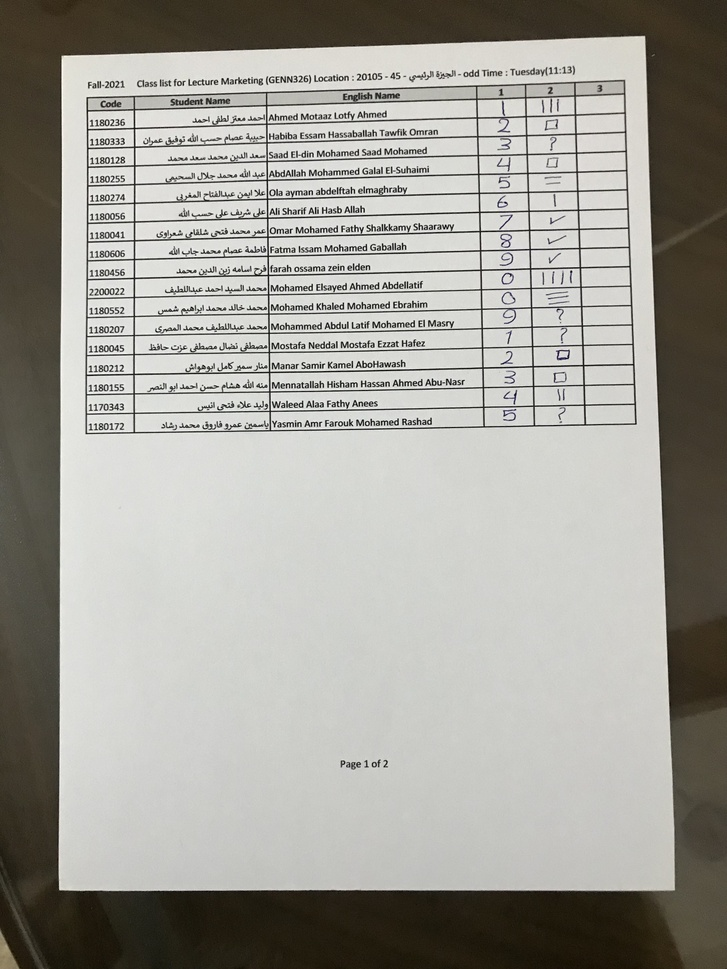
#> input picture Module 1 - Grades Sheet/data/images/1.jpg, 727 x 969 px, shrunk from 3024 x 4030 before the run, found by its file name
$ python tableExtraction.py
#> lines starting #> are read from the running program, lines starting #| are printed output that depends on the picture; after the words box and inside, x2 and y2 are one past the last pixel; in counts of white or black regions, pixels touching at a corner belong together
### Module1GradesSheet/src/Extractions/paperExtraction.py
import numpy as np
import cv2 as cv
import matplotlib.pyplot as plt
from Module1GradesSheet.src.utils import *
import os

# 1) Image reading and preprocessing
def readImage(path):
    # Read an image and convert to RGB.
    imageBGR = cv.imread(path)
    imageRGB = cv.cvtColor(imageBGR, cv.COLOR_BGR2RGB)
    return imageRGB

def convertToGrayScale(imageRGB):
    # Convert RGB image to grayscale.
    return cv.cvtColor(imageRGB, cv.COLOR_BGR2GRAY)

def applyGaussian(imageGrayScale, windowSize = (7,7)):
    # Apply Gaussian blur to reduce noise.
    return cv.GaussianBlur(imageGrayScale, windowSize, 0)

def thresholdImage(imageGrayScale):
    # Return a binary image using adaptive threshold.
    binary = cv.adaptiveThreshold(imageGrayScale, 255, cv.ADAPTIVE_THRESH_GAUSSIAN_C, cv.THRESH_BINARY_INV, 11, 2)
    return binary

# 2) Contour detection and paper extraction
def findBiggestFourSidedContour(thresh_image):
    # Find the largest 4-sided contour in a binary image.
    contours, _ = cv.findContours(thresh_image, cv.RETR_EXTERNAL, cv.CHAIN_APPROX_SIMPLE)
    maxArea = 0
    biggestContour = None
    for contour in contours:
        area = cv.contourArea(contour)
        perimeter = cv.arcLength(contour, True)
        constructedPoly = cv.approxPolyDP(contour, 0.02 * perimeter, True)
        if len(constructedPoly) == 4 and area > maxArea:
            maxArea = area
            biggestContour = constructedPoly
    return biggestContour

def segmentPaper(imageRGB, contour):
    # Create a masked image containing only the paper.
    gray = cv.cvtColor(imageRGB, cv.COLOR_BGR2GRAY)
    mask = np.zeros_like(gray)
    cv.fillPoly(mask, [contour], 255)
    extractedPaper = cv.bitwise_and(imageRGB, imageRGB, mask)
    return extractedPaper

# 3) Perspective warp
def orderPoints(contourPoints):
    # Order points: top-left, top-right, bottom-left, bottom-right
    contourPoints = contourPoints.reshape(4, 2)
    contourPoints = sorted(contourPoints, key=lambda p: p[1])  # sort by y
    top = contourPoints[:2]     # top two points (smallest y)
    bottom = contourPoints[2:]  # bottom two points (largest y)
    # Getting Top Left and Top Right
    if top[0][0] < top[1][0]:
        topLeft, topRight = top[0], top[1]
    else:
        topLeft, topRight = top[1], top[0]
    # Getting Bottom Left and Bottom Right
    if bottom[0][0] < bottom[1][0]:
        bottomLeft, bottomRight = bottom[0], bottom[1]
    else:
        bottomLeft, bottomRight = bottom[1], bottom[0]
    # Final ordered points
    orderedPoints = [topLeft, topRight, bottomLeft, bottomRight]
    return np.float32(orderedPoints)

def calculateCroppedImageDimensions(orderedPoints):
    # Compute width and height of the rectangle from ordered points.
    topLeft, topRight, bottomLeft, bottomRight = orderedPoints[0], orderedPoints[1], orderedPoints[2], orderedPoints[3]
    leftEdge = (((topLeft[0] - bottomLeft[0]) ** 2) + ((topLeft[1] - bottomLeft[1]) ** 2)) ** (1/2)
    rightEdge = (((topRight[0] - bottomRight[0]) ** 2) + ((topRight[1] - bottomRight[1]) ** 2)) ** 0.5
    topEdge = (((topLeft[0] - topRight[0]) ** 2) + ((topLeft[1] - topRight[1]) ** 2)) ** 0.5
    bottomEdge = (((bottomLeft[0] - bottomRight[0]) ** 2) + ((bottomLeft[1] - bottomRight[1]) ** 2)) ** 0.5
    width = int(max(topEdge, bottomEdge))
    height = int(max(leftEdge, rightEdge))
    return width, height

def warpPaper(image, contour):
    """Warp the paper to a top-down view rectangle."""
    orderedPoints = orderPoints(contour)
    width, height = calculateCroppedImageDimensions(orderedPoints)
    destinationPoints = np.float32([[0, 0], [width, 0], [0, height], [width, height]])
    matrix = cv.getPerspectiveTransform(orderedPoints, destinationPoints)
    warpedImage = cv.warpPerspective(image, matrix, (width, height))
    return warpedImage

# 4) Visualization functions
# [7 lines left out: function drawContours, not called in this run]

# 5) Main pipeline
def extractPaper(imagePath):
    imageRGB = readImage(imagePath)
    imageGrayScale = convertToGrayScale(imageRGB)
    imageGrayScale = applyGaussian(imageGrayScale)
    thresh = thresholdImage(imageGrayScale)
    biggestContour = findBiggestFourSidedContour(thresh)
    extractedPaper = segmentPaper(imageRGB, biggestContour)
    warped = warpPaper(imageRGB, biggestContour)
    return warped

# 6) Testing for all dataset
# [11 lines left out: function test, not called in this run]

# [2 lines that do not run on import are left out]

### Module1GradesSheet/src/utils.py
import skimage.io as io
import matplotlib.pyplot as plt
import numpy as np
from skimage.exposure import histogram
from matplotlib.pyplot import bar
from skimage.color import rgb2gray,rgb2hsv

import matplotlib.pyplot as plt
import numpy as np


# Show the figures / plots inside the notebook
def show_images(images, titles = None):
    #This function is used to show image(s) with titles by sending an array of images and an array of associated titles.
    # images[0] will be drawn with the title titles[0] if exists
    # You aren't required to understand this function, use it as-is.
    n_ims = len(images)
    if titles is None: titles = ['(%d)' % i for i in range(1, n_ims + 1)]
    fig = plt.figure()
    n = 1
    for image,title in zip(images,titles):
        a = fig.add_subplot(1,n_ims,n)
        if image.ndim == 2:
            plt.gray()
        plt.imshow(image)
        a.set_title(title)
        plt.axis('off')
        n += 1
    fig.set_size_inches(np.array(fig.get_size_inches()) * n_ims)
    plt.show()

# [6 lines left out: function showHist, not called in this run]

### Module1GradesSheet/src/Extractions/tableExtraction.py
import cv2 as cv
import numpy as np
import matplotlib.pyplot as plt
from Module1GradesSheet.src.utils import *
from Module1GradesSheet.src.Extractions.paperExtraction import *

def readImage(imagePath):
    # Read an image and convert to RGB
    image = cv.imread(imagePath)
    imageRGB = cv.cvtColor(image, cv.COLOR_BGR2RGB)
    return imageRGB

def getPaperImage(imagePath):
    # Extract the paper from an image
    paperImage = extractPaper(imagePath)
    return paperImage

def threshold(paperImage):
    # Convert paper to grayscale and apply adaptive thresholding
    paperGrayScale = cv.cvtColor(paperImage, cv.COLOR_RGB2GRAY)
    gaussian = cv.GaussianBlur(paperGrayScale, (7,7), 0)
    binary = cv.adaptiveThreshold(gaussian, 255, cv.ADAPTIVE_THRESH_GAUSSIAN_C, cv.THRESH_BINARY_INV, 15, 2)
    return binary

def extractTableLines(binary):
    # Extract vertical and horizontal lines from binary image"""
    verticalSE = cv.getStructuringElement(cv.MORPH_RECT, (1, 20))
    verticalLines = cv.erode(binary, verticalSE, iterations=5)
    verticalLines = cv.dilate(verticalLines, verticalSE, iterations=5)

    horizontalSE = cv.getStructuringElement(cv.MORPH_RECT, (20, 1))
    horizontalLines = cv.erode(binary, horizontalSE, iterations=5)
    horizontalLines = cv.dilate(horizontalLines, horizontalSE, iterations=5)

    return verticalLines, horizontalLines

def getTableMask(verticalLines, horizontalLines):
    # Combine vertical and horizontal lines to create a table mask
    tableMask = cv.add(verticalLines, horizontalLines)
    tableMask = cv.erode(tableMask, cv.getStructuringElement(cv.MORPH_RECT, (2,2)), iterations = 2)
    tableMask = cv.dilate(tableMask, cv.getStructuringElement(cv.MORPH_RECT, (2,2)), iterations = 1)
    return tableMask

def find_largest_contour(tableMask):
    # Find the largest contour in the table mask
    contours, _ = cv.findContours(tableMask, cv.RETR_EXTERNAL, cv.CHAIN_APPROX_SIMPLE)
    table_contour = max(contours, key=cv.contourArea)
    return table_contour

def warp_table(paperImage, table_contour):
    # Warp the detected table to a top-down view
    rect = cv.minAreaRect(table_contour)
    box = cv.boxPoints(rect)
    box = np.array(box, dtype="float32")

    s = box.sum(axis=1)
    tl = box[np.argmin(s)]
    br = box[np.argmax(s)]
    diff = np.diff(box, axis=1)
    tr = box[np.argmin(diff)]
    bl = box[np.argmax(diff)]
    ordered_box = np.array([tl, tr, br, bl], dtype="float32")

    widthA = np.linalg.norm(br - bl)
    widthB = np.linalg.norm(tr - tl)
    maxWidth = int(max(widthA, widthB))

    heightA = np.linalg.norm(tr - br)
    heightB = np.linalg.norm(tl - bl)
    maxHeight = int(max(heightA, heightB))

    dst = np.array([[0,0], [maxWidth,0], [maxWidth,maxHeight], [0,maxHeight]], dtype="float32")
    M = cv.getPerspectiveTransform(ordered_box, dst)
    table_image = cv.warpPerspective(paperImage, M, (maxWidth, maxHeight))

    return table_image

def extractTable(imagePath):
    imageRGB = readImage(imagePath)
    paperImage = getPaperImage(imagePath)
    binary = threshold(paperImage)
    verticalLines, horizontalLines = extractTableLines(binary)
    tableMask = getTableMask(verticalLines, horizontalLines)
    tableContour = find_largest_contour(tableMask)
    tableImage = warp_table(paperImage, tableContour)
    return tableImage

# Testing for all dataset
def testTableExtraction():
    images = ["../data/images/1.jpg", "../data/images/2.jpg", "../data/images/3.jpg", "../data/images/4.jpg", "../data/images/5.jpg", "../data/images/6.jpg", "../data/images/7.jpg", "../data/images/8.jpg", "../data/images/9.jpg",
               "../data/images/10.jpg", "../data/images/11.jpg", "../data/images/12.jpg", "../data/images/13.jpg", "../data/images/14.jpg", "../data/images/15.jpg", "../data/images/16.jpg", "../data/images/17.jpg", "../data/images/18.jpg",
                "../data/images/19.jpg", "../data/images/20.jpg", "../data/images/21.jpg", "../data/images/22.jpg", "../data/images/23.jpg","../data/images/24.jpg"]
    for i, imagePath in enumerate(images):
        originalImage = readImage(imagePath)
#> in readImage, image is the input picture: shape (969, 727, 3); mean B, G, R 152.7, 159.6, 161.2
        tableImage = extractTable(imagePath)
#> in thresholdImage, `binary = cv.adaptiveThreshold(imageGrayScale, 255, cv.ADAPTIVE_THRESH_..`:
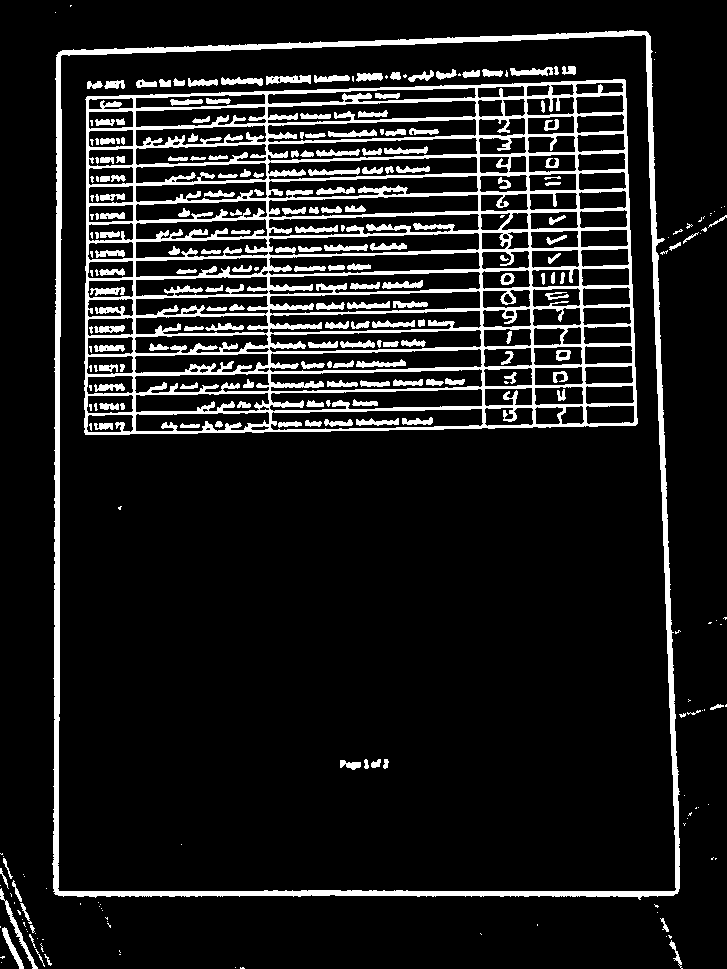
#> binary: shape (969, 727); 11.8% white; 286 white regions (100 under 20 px)
#> in findBiggestFourSidedContour, `contours, _ = cv.findContours(thresh_image, cv.RETR_EXTERNAL, cv.CHAIN..`: contours = 93 contours, 80 with area under 20; largest, box (x1, y1, x2, y2) and area: (52, 30, 680, 900) 521218, (0, 888, 38, 969) 247, (2, 927, 24, 969) 185, (669, 940, 683, 969) 60, (12, 880, 22, 902) 43
#> the loop in findBiggestFourSidedContour, `for contour in contours:` made 93 passes
#> (area, perimeter, maxArea, biggestContour) on passes 20, 91: (185, 102.9, 185, [[4, 927], [2, 931], [19, 968], [23, 968]]), (521218.5, 3116.2, 521218.5, [[646, 31], [58, 52], [55, 894], [677, 893]])
#> after the loop in findBiggestFourSidedContour, `for contour in contours:`: maxArea = 521218.5
#> in extractPaper, `biggestContour = findBiggestFourSidedContour(thresh)`: biggestContour = [[646, 31], [58, 52], [55, 894], [677, 893]]
#> in segmentPaper, `cv.fillPoly(mask, [contour], 255)`:
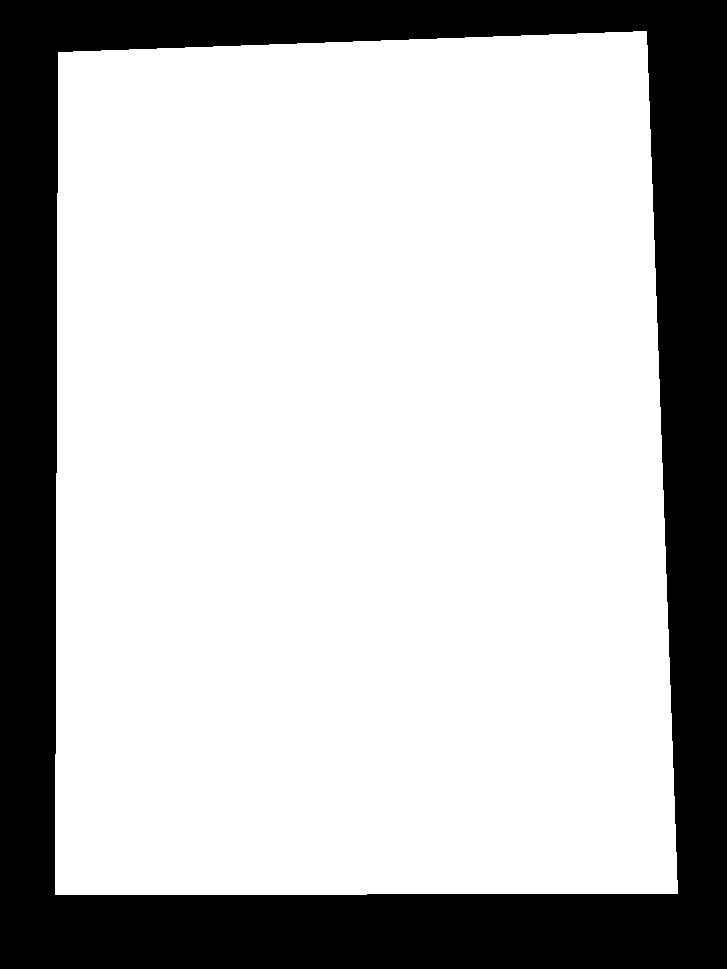
#> mask: shape (969, 727); 73.4% white; 1 black region, box (x1, y1, x2, y2) and area: (0, 0, 727, 969) 187401
#> in orderPoints, `contourPoints = sorted(contourPoints, key=lambda p: p[1])`: contourPoints = [[646, 31], [58, 52], [677, 893], [55, 894]]
#> in orderPoints, `top = contourPoints[:2]`: top = [[646, 31], [58, 52]]
#> in orderPoints, `bottom = contourPoints[2:]`: bottom = [[677, 893], [55, 894]]
#> in orderPoints, `topLeft, topRight = top[1], top[0]`: topLeft = [58, 52]; topRight = [646, 31]
#> in orderPoints, `bottomLeft, bottomRight = bottom[1], bottom[0]`: bottomLeft = [55, 894]; bottomRight = [677, 893]
#> in orderPoints, `orderedPoints = [topLeft, topRight, bottomLeft, bottomRight]`: orderedPoints = [[58, 52], [646, 31], [55, 894], [677, 893]]
#> in calculateCroppedImageDimensions, `topLeft, topRight, bottomLeft, bottomRight = orderedPoints[0], ordered..`: topLeft = [58, 52]; topRight = [646, 31]; bottomLeft = [55, 894]; bottomRight = [677, 893]
#> in calculateCroppedImageDimensions, `leftEdge = (((topLeft[0] - bottomLeft[0]) ** 2) + ((topLeft[1] - botto..`: leftEdge = 842
#> in calculateCroppedImageDimensions, `rightEdge = (((topRight[0] - bottomRight[0]) ** 2) + ((topRight[1] - b..`: rightEdge = 862.6
#> in calculateCroppedImageDimensions, `topEdge = (((topLeft[0] - topRight[0]) ** 2) + ((topLeft[1] - topRight..`: topEdge = 588.4
#> in calculateCroppedImageDimensions, `bottomEdge = (((bottomLeft[0] - bottomRight[0]) ** 2) + ((bottomLeft[1..`: bottomEdge = 622
#> in calculateCroppedImageDimensions, `height = int(max(leftEdge, rightEdge))`: height = 862
#> in warpPaper, `width, height = calculateCroppedImageDimensions(orderedPoints)`: width = 622; height = 862
#> in warpPaper, `destinationPoints = np.float32([[0, 0], [width, 0], [0, height], [widt..`: destinationPoints = [[0, 0], [622, 0], [0, 862], [622, 862]]
#> in warpPaper, `matrix = cv.getPerspectiveTransform(orderedPoints, destinationPoints)`: matrix = [[1.09, 0.00388, -63.4], [0.0389, 1.09, -58.84], [4.32e-05, 6.77e-05, 1]]
#> in threshold, `gaussian = cv.GaussianBlur(paperGrayScale, (7,7), 0)`:
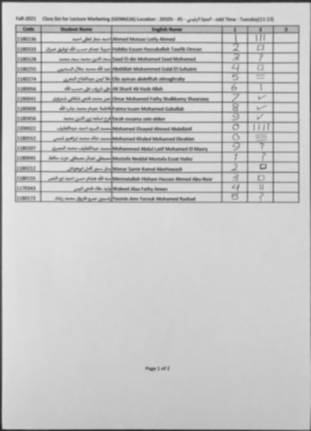
#> gaussian: shape (862, 622) (shown at 1/2 size); min 33, max 232, mean 198.5
#> in threshold, `binary = cv.adaptiveThreshold(gaussian, 255, cv.ADAPTIVE_THRESH_GAUSSI..`:
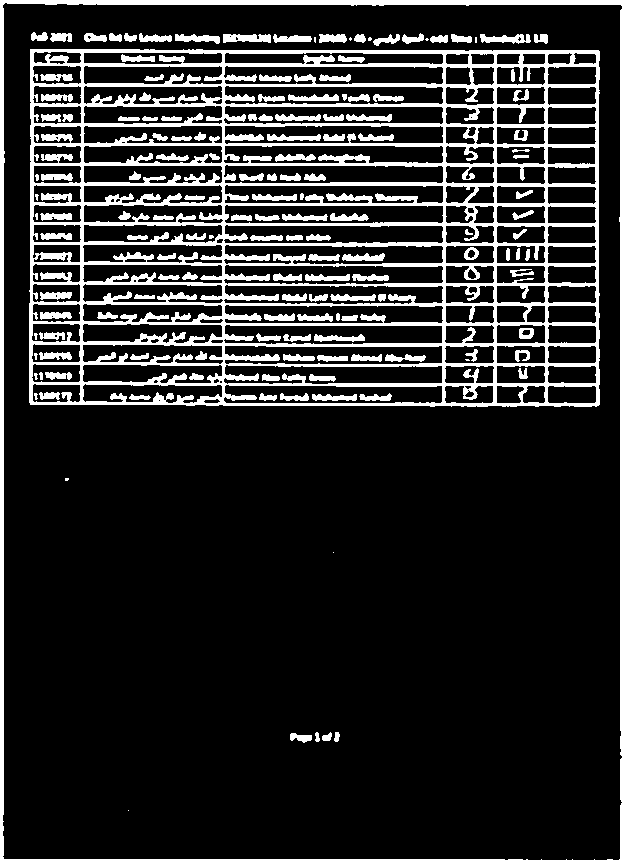
#> binary: shape (862, 622); 15.8% white; 156 white regions (16 under 20 px), largest, box (x1, y1, x2, y2) and area: (29, 49, 600, 407) 57557, (0, 0, 622, 862) 8363, (619, 9, 622, 756) 1489
#> in extractTableLines, `horizontalLines = cv.dilate(horizontalLines, horizontalSE, iterations=5)`:
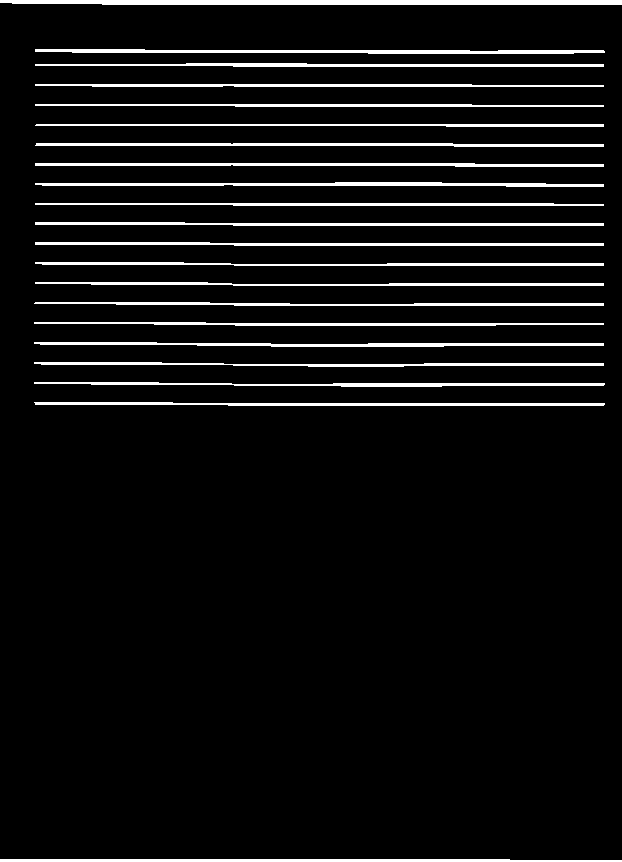
#> horizontalLines: shape (862, 622); 6.5% white; 21 white regions, largest, box (x1, y1, x2, y2) and area: (0, 0, 622, 5) 2996, (35, 49, 605, 54) 1960, (35, 182, 604, 187) 1838
#> in getTableMask, `tableMask = cv.dilate(tableMask, cv.getStructuringElement(cv.MORPH_REC..`:
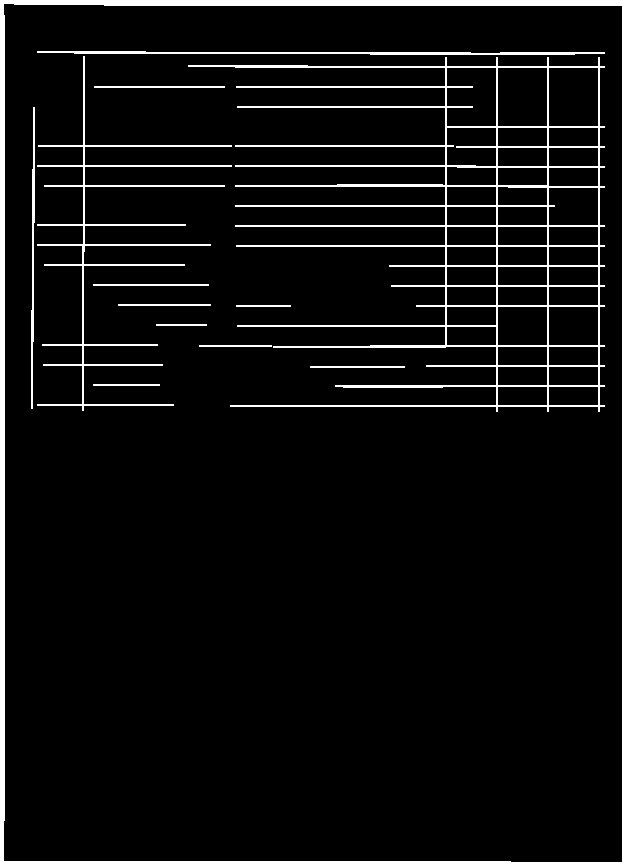
#> tableMask: shape (862, 622); 5.3% white; 13 white regions
#> in find_largest_contour, `contours, _ = cv.findContours(tableMask, cv.RETR_EXTERNAL, cv.CHAIN_AP..`: contours = 13 contours; largest, box (x1, y1, x2, y2) and area: (188, 57, 605, 412) 52761, (0, 0, 622, 862) 6369, (37, 56, 232, 411) 1768, (37, 51, 605, 55) 815, (31, 107, 35, 409) 387
#> in find_largest_contour, `table_contour = max(contours, key=cv.contourArea)`: table_contour = contour of 236 points, box (x1, y1, x2, y2) (188, 57, 605, 412), area 52761
#> in extractTable, `tableContour = find_largest_contour(tableMask)`: tableContour has the same summary as table_contour in find_largest_contour
#> in warp_table, `rect = cv.minAreaRect(table_contour)`: rect = ((396, 234), (354, 416), -90)
#> in warp_table, `box = cv.boxPoints(rect)`: box = [[604, 411], [188, 411], [188, 57], [604, 57]]
#> in warp_table, `s = box.sum(axis=1)`: s = [1015, 599, 245, 661]
#> in warp_table, `tl = box[np.argmin(s)]`: tl = [188, 57]
#> in warp_table, `br = box[np.argmax(s)]`: br = [604, 411]
#> in warp_table, `diff = np.diff(box, axis=1)`: diff = [-193, 223, -131, -547]
#> in warp_table, `tr = box[np.argmin(diff)]`: tr = [604, 57]
#> in warp_table, `bl = box[np.argmax(diff)]`: bl = [188, 411]
#> in warp_table, `ordered_box = np.array([tl, tr, br, bl], dtype="float32")`: ordered_box = [[188, 57], [604, 57], [604, 411], [188, 411]]
#> in warp_table, `widthA = np.linalg.norm(br - bl)`: widthA = 416
#> in warp_table, `heightA = np.linalg.norm(tr - br)`: heightA = 354
#> in warp_table, `dst = np.array([[0,0], [maxWidth,0], [maxWidth,maxHeight], [0,maxHeigh..`: dst = [[0, 0], [416, 0], [416, 354], [0, 354]]
#> in warp_table, `M = cv.getPerspectiveTransform(ordered_box, dst)`: M = [[1, 3.29e-18, -188], [1.18e-17, 1, -57], [3.38e-19, 9.65e-20, 1]]
#> in warp_table, `table_image = cv.warpPerspective(paperImage, M, (maxWidth, maxHeight))`:
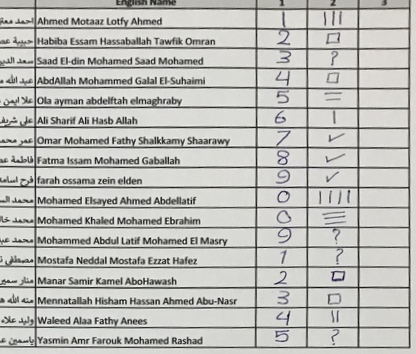
#> table_image: shape (354, 416, 3); mean R, G, B 189.9, 189.9, 186
        show_images([originalImage, tableImage], titles = [f"Original {i + 1}", f"Scanned Table {i + 1}"])
#> in show_images, `n_ims = len(images)`: n_ims = 2
#> the loop in show_images, `for image,title in zip(images,titles):` made 2 passes
#> (title, n) on passes 1 to 2: ('Original 1', 2), ('Scanned Table 1', 3)
#> after the loop in show_images, `for image,title in zip(images,titles):`: n = 3
        outputPath = f"../data/tables/{i + 1}.jpg"
        cv.imwrite(outputPath, tableImage)
        print(f"Saved: {outputPath}")

if __name__ == "__main__":
#> (the run stopped early here; a loop or call above may not have finished)
